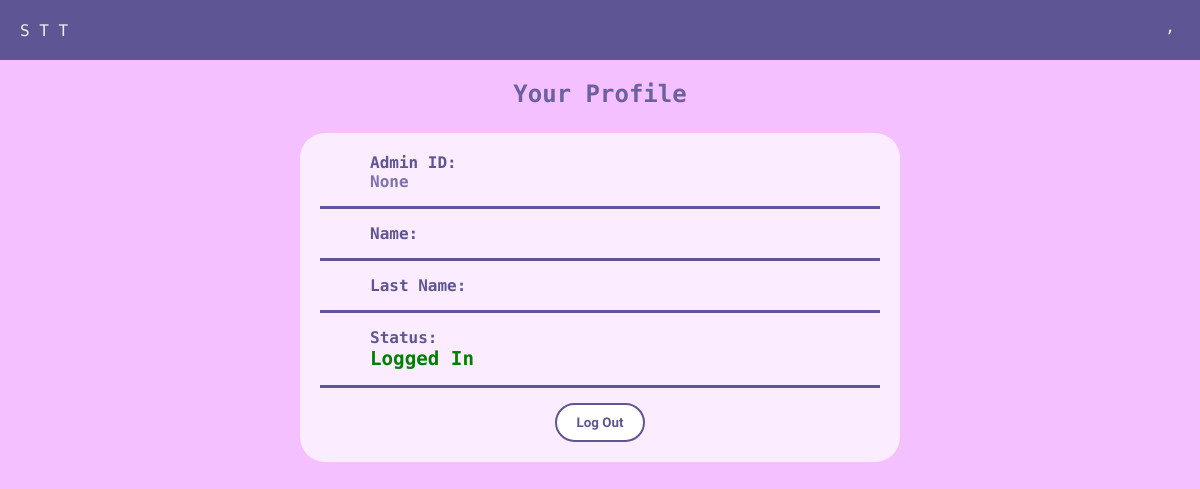
Before: /admin-page with the older database file.
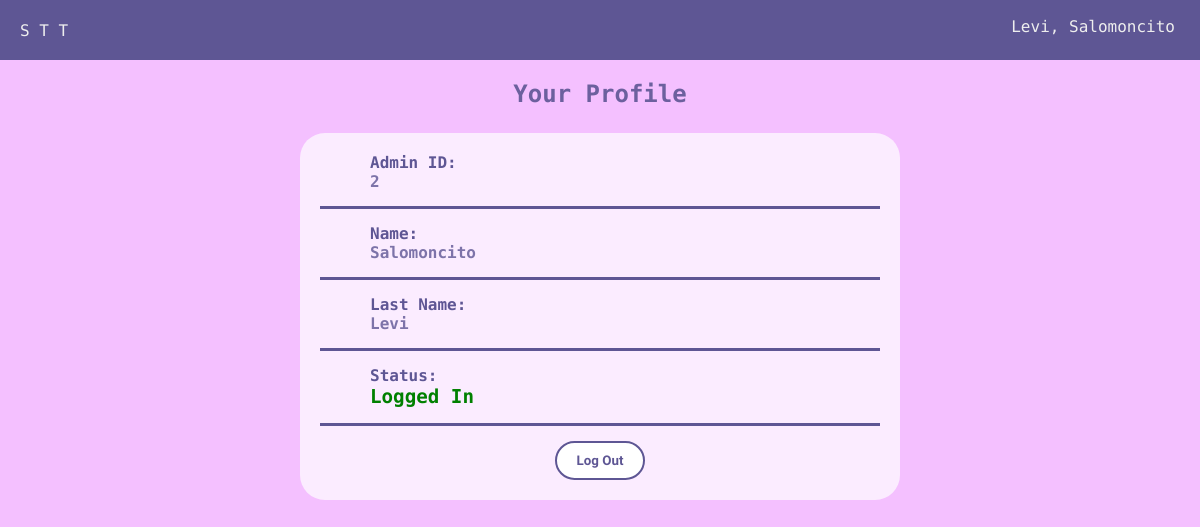
After: the same page with the newer database file.
### home/models.py (models this page shows)
class Administrador(models.Model):
    name = models.CharField(max_length=50)
    lastn = models.CharField(max_length=50)
    username = models.CharField(max_length = 50)
    password = models.CharField(max_length=50)
    active = models.BooleanField(default=False)

### home/views.py (the view, shortened to what this page needs)
# urls.py: path('admin-page', views.AdminView.as_view(), name='admin'),
class AdminView(View):
    template_name = 'admin-page.html'
    def get(self, *args, **kwargs):
        active_admin = getActiveAdmin()
        context = {}
        context['active_admin'] = active_admin
        return render(self.request, self.template_name, context)

### home/views.py (called while the page is built)
def getActiveAdmin():
    for admin in Administrador.objects.all():
        if admin.active == True:
            active_admin = admin
            return active_admin
    return Administrador()

### templates/admin-page.html (shortened to what this page needs)
{% extends "base.html" %}
{% block nav_list%}
  <li><a href="admin-page">{{active_admin.lastn}}, {{active_admin.name}}</a></li>
{% endblock %}
{% block content%}
<h2 class="h2">Your Profile</h2>
<article class="form-container">
  <section class="admin-property">Admin ID: <div class="admin-value">{{active_admin.id}}</div></section>
  <section class="admin-property">Name: <div class="admin-value">{{active_admin.name}}</div></section>
  <section class="admin-property">Last Name: <div class="admin-value">{{active_admin.lastn}}</div></section>
  <section class="admin-property">Status: <div class="admin-value"></div>  <span style=" font-weight: bold; color: green; font-size: 1.2em;">Logged In</span></section>
  <section class="admin-property">
    <form action="admin-page/logout" method="post">
      <input type="submit" value="Log Out" class="btn submit-btn">
    </form>
  </section>
</article>
{% endblock%}

Changed rows visible on the page:
now on this page (row edited): Administrador: lastn "Levi", name "Salomoncito", id "2"
Other visible differences:
{{ active_admin.id }}: "None" → (not shown)
